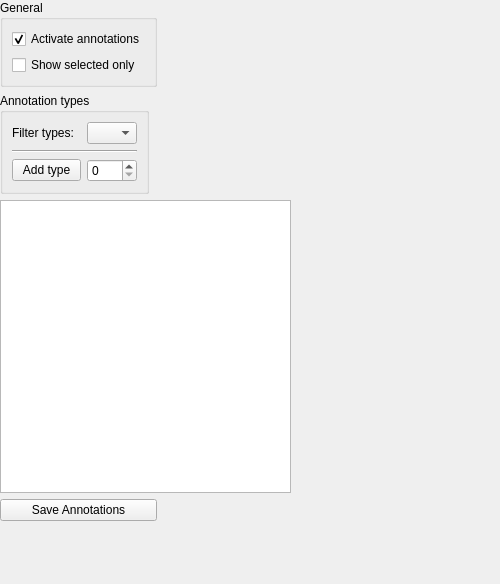
<?xml version="1.0" encoding="UTF-8"?>
<ui version="4.0">
 <class>EventWindowDockWidget</class>
 <widget class="QWidget" name="EventWindowDockWidget">
  <property name="windowModality">
   <enum>Qt::NonModal</enum>
  </property>
  <property name="geometry">
   <rect>
    <x>0</x>
    <y>0</y>
    <width>500</width>
    <height>584</height>
   </rect>
  </property>
  <property name="sizePolicy">
   <sizepolicy hsizetype="Preferred" vsizetype="Preferred">
    <horstretch>0</horstretch>
    <verstretch>0</verstretch>
   </sizepolicy>
  </property>
  <property name="minimumSize">
   <size>
    <width>194</width>
    <height>293</height>
   </size>
  </property>
  <property name="maximumSize">
   <size>
    <width>524287</width>
    <height>524287</height>
   </size>
  </property>
  <property name="windowTitle">
   <string>Event List</string>
  </property>
  <widget class="QWidget" name="dockWidgetContents">
   <property name="geometry">
    <rect>
     <x>0</x>
     <y>0</y>
     <width>291</width>
     <height>521</height>
    </rect>
   </property>
   <layout class="QVBoxLayout" name="verticalLayout">
    <item>
     <layout class="QGridLayout" name="m_gridLayout_Main">
      <property name="topMargin">
       <number>0</number>
      </property>
      <property name="verticalSpacing">
       <number>6</number>
      </property>
      <item row="0" column="1">
       <spacer name="horizontalSpacer">
        <property name="orientation">
         <enum>Qt::Horizontal</enum>
        </property>
        <property name="sizeHint" stdset="0">
         <size>
          <width>20</width>
          <height>20</height>
         </size>
        </property>
       </spacer>
      </item>
      <item row="1" column="0">
       <widget class="QGroupBox" name="groupBox_2">
        <property name="sizePolicy">
         <sizepolicy hsizetype="Fixed" vsizetype="Fixed">
          <horstretch>0</horstretch>
          <verstretch>0</verstretch>
         </sizepolicy>
        </property>
        <property name="title">
         <string>Annotation types</string>
        </property>
        <layout class="QVBoxLayout" name="verticalLayout_2">
         <item>
          <layout class="QGridLayout" name="gridLayout_3">
           <item row="2" column="0" rowspan="2">
            <widget class="QPushButton" name="m_pushButton_addEventType">
             <property name="sizePolicy">
              <sizepolicy hsizetype="Fixed" vsizetype="Fixed">
               <horstretch>0</horstretch>
               <verstretch>0</verstretch>
              </sizepolicy>
             </property>
             <property name="minimumSize">
              <size>
               <width>69</width>
               <height>0</height>
              </size>
             </property>
             <property name="maximumSize">
              <size>
               <width>69</width>
               <height>16777215</height>
              </size>
             </property>
             <property name="text">
              <string>Add type</string>
             </property>
            </widget>
           </item>
           <item row="0" column="0">
            <widget class="QLabel" name="m_label_filterEvents">
             <property name="sizePolicy">
              <sizepolicy hsizetype="Fixed" vsizetype="Fixed">
               <horstretch>0</horstretch>
               <verstretch>0</verstretch>
              </sizepolicy>
             </property>
             <property name="text">
              <string>Filter types:</string>
             </property>
            </widget>
           </item>
           <item row="0" column="1">
            <widget class="QComboBox" name="m_comboBox_filterTypes">
             <property name="sizePolicy">
              <sizepolicy hsizetype="Fixed" vsizetype="Fixed">
               <horstretch>0</horstretch>
               <verstretch>50</verstretch>
              </sizepolicy>
             </property>
             <property name="minimumSize">
              <size>
               <width>50</width>
               <height>0</height>
              </size>
             </property>
             <property name="maximumSize">
              <size>
               <width>50</width>
               <height>16777215</height>
              </size>
             </property>
             <property name="maxCount">
              <number>100</number>
             </property>
             <property name="sizeAdjustPolicy">
              <enum>QComboBox::AdjustToContents</enum>
             </property>
            </widget>
           </item>
           <item row="2" column="1" rowspan="2">
            <widget class="QSpinBox" name="m_spinBox_addEventType">
             <property name="sizePolicy">
              <sizepolicy hsizetype="Fixed" vsizetype="Fixed">
               <horstretch>0</horstretch>
               <verstretch>0</verstretch>
              </sizepolicy>
             </property>
             <property name="minimumSize">
              <size>
               <width>50</width>
               <height>0</height>
              </size>
             </property>
             <property name="maximumSize">
              <size>
               <width>50</width>
               <height>16777215</height>
              </size>
             </property>
             <property name="maximum">
              <number>99999</number>
             </property>
            </widget>
           </item>
           <item row="1" column="0" colspan="2">
            <widget class="Line" name="line">
             <property name="orientation">
              <enum>Qt::Horizontal</enum>
             </property>
            </widget>
           </item>
          </layout>
         </item>
        </layout>
       </widget>
      </item>
      <item row="2" column="0" rowspan="3" colspan="2">
       <widget class="QTableView" name="m_tableView_eventTableView">
        <property name="enabled">
         <bool>true</bool>
        </property>
        <property name="sizePolicy">
         <sizepolicy hsizetype="Preferred" vsizetype="Preferred">
          <horstretch>0</horstretch>
          <verstretch>0</verstretch>
         </sizepolicy>
        </property>
        <property name="minimumSize">
         <size>
          <width>0</width>
          <height>0</height>
         </size>
        </property>
        <property name="maximumSize">
         <size>
          <width>16777215</width>
          <height>16777215</height>
         </size>
        </property>
        <property name="baseSize">
         <size>
          <width>0</width>
          <height>0</height>
         </size>
        </property>
        <property name="sizeAdjustPolicy">
         <enum>QAbstractScrollArea::AdjustToContentsOnFirstShow</enum>
        </property>
        <property name="editTriggers">
         <set>QAbstractItemView::AnyKeyPressed|QAbstractItemView::CurrentChanged|QAbstractItemView::DoubleClicked|QAbstractItemView::EditKeyPressed</set>
        </property>
        <property name="showDropIndicator" stdset="0">
         <bool>false</bool>
        </property>
        <property name="dragDropOverwriteMode">
         <bool>false</bool>
        </property>
        <property name="selectionMode">
         <enum>QAbstractItemView::SingleSelection</enum>
        </property>
        <property name="selectionBehavior">
         <enum>QAbstractItemView::SelectItems</enum>
        </property>
        <property name="textElideMode">
         <enum>Qt::ElideMiddle</enum>
        </property>
        <property name="sortingEnabled">
         <bool>false</bool>
        </property>
       </widget>
      </item>
      <item row="0" column="0">
       <widget class="QGroupBox" name="groupBox">
        <property name="sizePolicy">
         <sizepolicy hsizetype="Fixed" vsizetype="Fixed">
          <horstretch>0</horstretch>
          <verstretch>0</verstretch>
         </sizepolicy>
        </property>
        <property name="title">
         <string>General</string>
        </property>
        <layout class="QGridLayout" name="gridLayout">
         <item row="0" column="1">
          <layout class="QGridLayout" name="gridLayout_2">
           <item row="1" column="1" colspan="2">
            <widget class="QCheckBox" name="m_checkBox_showSelectedEventsOnly">
             <property name="sizePolicy">
              <sizepolicy hsizetype="Preferred" vsizetype="Fixed">
               <horstretch>0</horstretch>
               <verstretch>0</verstretch>
              </sizepolicy>
             </property>
             <property name="text">
              <string>Show selected only</string>
             </property>
            </widget>
           </item>
           <item row="0" column="1" colspan="2">
            <widget class="QCheckBox" name="m_checkBox_activateEvents">
             <property name="sizePolicy">
              <sizepolicy hsizetype="Preferred" vsizetype="Fixed">
               <horstretch>0</horstretch>
               <verstretch>0</verstretch>
              </sizepolicy>
             </property>
             <property name="text">
              <string>Activate annotations</string>
             </property>
             <property name="checked">
              <bool>true</bool>
             </property>
            </widget>
           </item>
          </layout>
         </item>
        </layout>
       </widget>
      </item>
      <item row="5" column="0">
       <widget class="QPushButton" name="m_pushButtonSave">
        <property name="text">
         <string>Save Annotations</string>
        </property>
       </widget>
      </item>
     </layout>
    </item>
   </layout>
  </widget>
 </widget>
 <tabstops>
  <tabstop>m_checkBox_activateEvents</tabstop>
  <tabstop>m_checkBox_showSelectedEventsOnly</tabstop>
  <tabstop>m_comboBox_filterTypes</tabstop>
  <tabstop>m_pushButton_addEventType</tabstop>
  <tabstop>m_spinBox_addEventType</tabstop>
  <tabstop>m_tableView_eventTableView</tabstop>
 </tabstops>
 <resources/>
 <connections/>
</ui>
